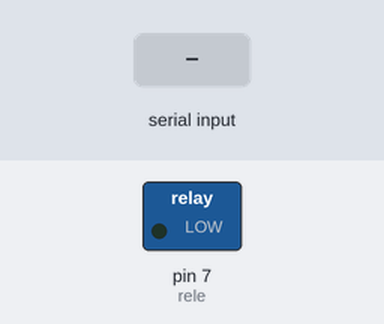
Simulated run of this sketch. Board: Arduino Uno, built with avr-gcc and run on an emulated ATmega328P. Parts: switched loads named in the sketch (green lamp = pin HIGH). Inputs (shaded band) come from the test bench.

Above: at 1.2 s.
1.3 s: "A" received over Serial
At 2.5 s:
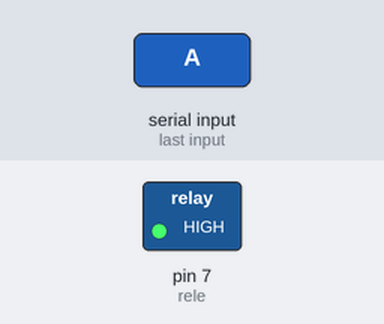
2.8 s: "a" received over Serial
At 3.8 s:
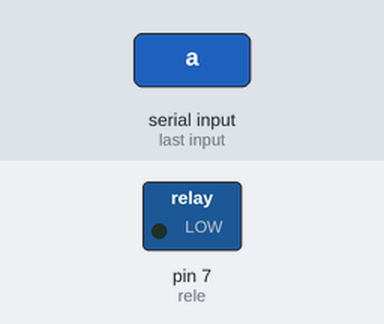
Timing chart, 0 to 5.8 s (numbered marks = the images above; inputs shaded):
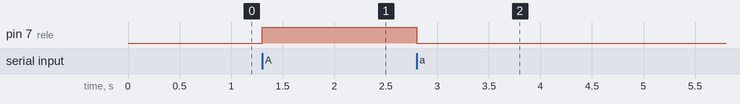

Measured:
- after the input at 1.3 s, pin 7 (rele): LOW → HIGH at once
- after the input at 2.8 s, pin 7 (rele): HIGH → LOW at once

The sketch:

Aula_71.ino
```cpp
#define rele 7

void setup() {
  pinMode(rele,OUTPUT);
  Serial.begin(9600);
}

void loop() {
  char c=Serial.read();
  if(c=='A'){digitalWrite(rele,HIGH);}
  if(c=='a'){digitalWrite(rele,LOW);}
}
```
